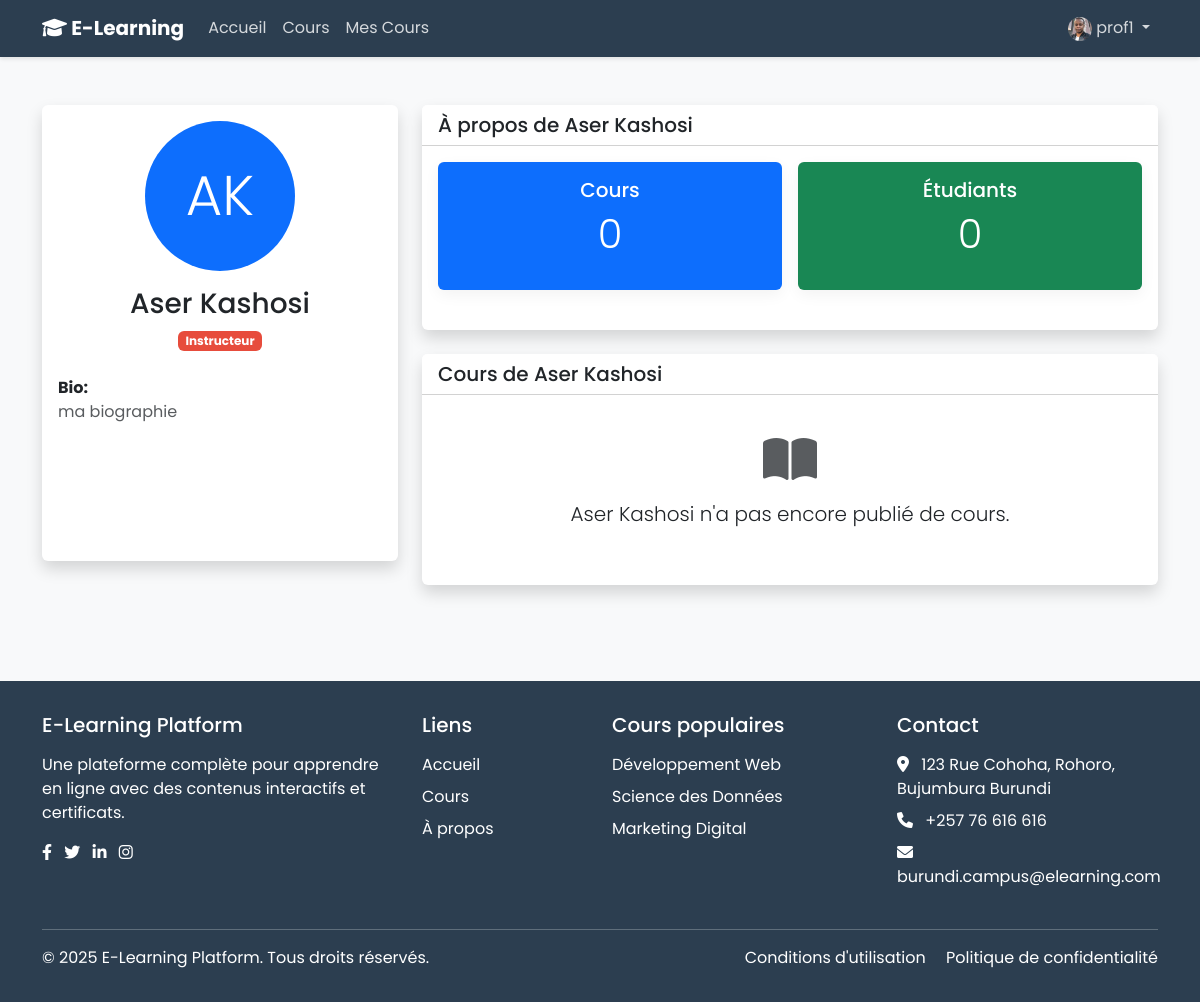
Before: /accounts/profile/test/ (signed in) with the older database file.
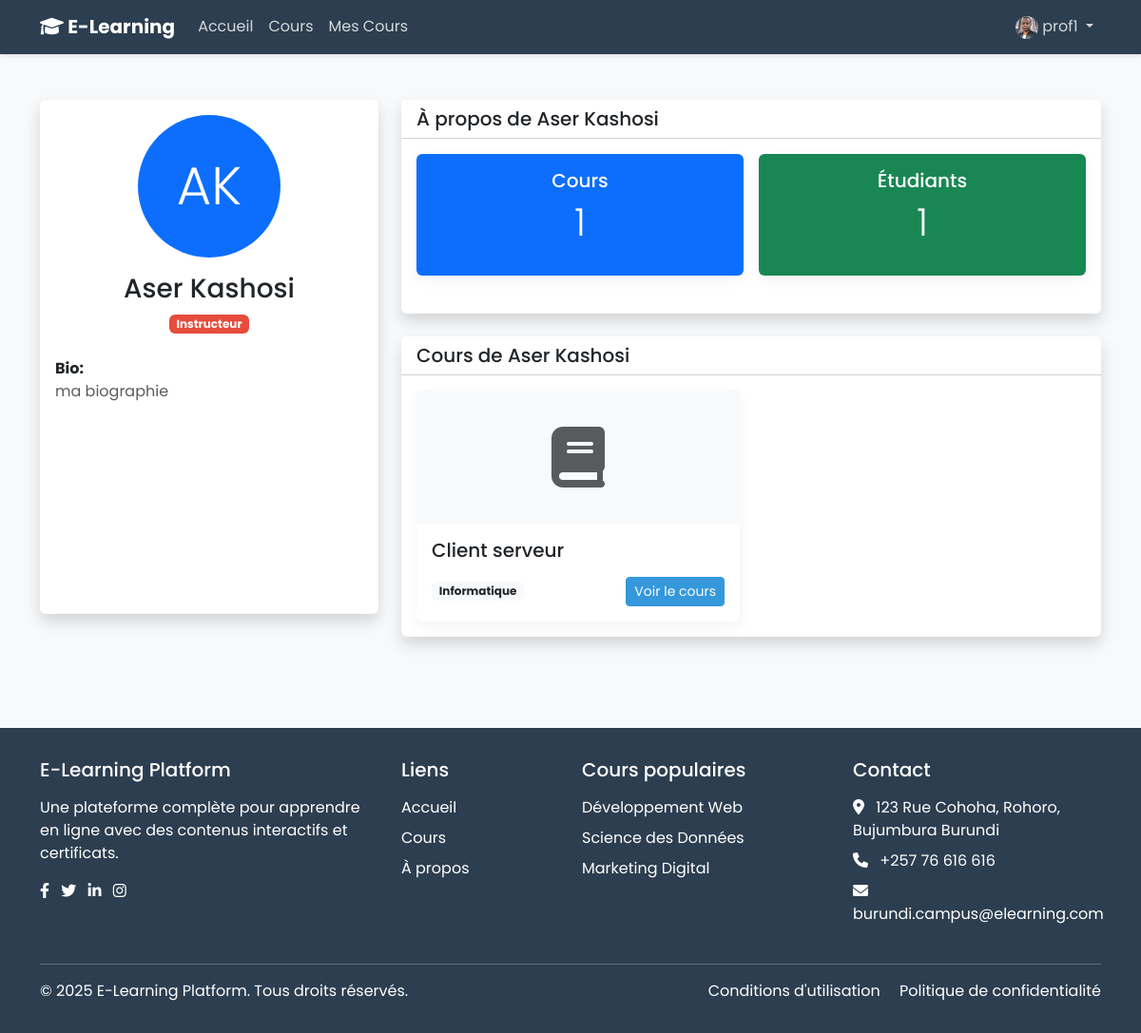
After: the same page with the newer database file.
### accounts/models.py (models this page shows, shortened)
class User(AbstractUser):
    is_student = models.BooleanField(default=False)
    is_instructor = models.BooleanField(default=False)
    bio = models.TextField(blank=True)
    profile_picture = models.ImageField(upload_to='profile_pics/', blank=True, null=True)

### courses/models.py (models this page shows, shortened)
class Course(models.Model):
    STATUS_CHOICES = (
        ('draft', 'Brouillon'),
        ('published', 'Publié'),
        ('archived', 'Archivé'),
    )
    LEVEL_CHOICES = (
        ('beginner', 'Débutant'),
        ('intermediate', 'Intermédiaire'),
        ('advanced', 'Avancé'),
    )
    title = models.CharField(max_length=200)
    slug = models.SlugField(max_length=200, unique=True)
    overview = models.TextField()
    created = models.DateTimeField(auto_now_add=True)
    updated = models.DateTimeField(auto_now=True)
    status = models.CharField(max_length=10, choices=STATUS_CHOICES, default='draft')
    category = models.ForeignKey(Category, related_name='courses', on_delete=models.CASCADE)
    instructor = models.ForeignKey(User, related_name='courses_created', on_delete=models.CASCADE)
    students = models.ManyToManyField(User, related_name='courses_enrolled', blank=True)
    level = models.CharField(max_length=15, choices=LEVEL_CHOICES, default='beginner')
    thumbnail = models.ImageField(upload_to='course_thumbnails/', blank=True, null=True)
    price = models.DecimalField(max_digits=10, decimal_places=2, default=0.00)
    discount_price = models.DecimalField(max_digits=10, decimal_places=2, blank=True, null=True)
    requirements = models.TextField(blank=True, help_text="Connaissances préalables nécessaires pour ce cours")
    objectives = models.TextField(blank=True, help_text="Objectifs d'apprentissage pour ce cours")
    duration = models.PositiveIntegerField(default=0, help_text="Durée estimée du cours en heures")
    class Meta:
        ordering = ['-created']

class Category(models.Model):
    name = models.CharField(max_length=100)
    slug = models.SlugField(max_length=100, unique=True)
    description = models.TextField(blank=True)
    def __str__(self):
        return self.name
    class Meta:
        verbose_name_plural = "Categories"

### accounts/views.py (the view)
# urls.py: path('profile/<str:username>/', views.profile_detail, name='profile_detail'),
def profile_detail(request, username):
    user = get_object_or_404(User, username=username)
    context = {'profile_user': user}
    if user.is_instructor:
        courses = Course.objects.filter(instructor=user, status='published')
        student_count = User.objects.filter(
            is_student=True,
            enrollments__course__instructor=user
        ).distinct().count()
        context.update({
            'courses': courses,
            'student_count': student_count,
        })
    return render(request, 'accounts/profile_detail.html', context)

### templates/accounts/profile_detail.html (shortened to what the changed rows need)
{% extends 'base.html' %}
{% block content %}
<div class="container py-5">
    <div class="row">
        <div class="col-lg-4 mb-4">
            <div class="card shadow h-100">
                <div class="card-body">
                    <div class="text-center mb-4">
                        {% if profile_user.profile_picture %}
                        <img src="{{ profile_user.profile_picture.url }}" alt="{{ profile_user.username }}" class="rounded-circle img-thumbnail" style="width: 150px; height: 150px; object-fit: cover;">
                        {% else %}
                        <div class="rounded-circle bg-primary d-flex align-items-center justify-content-center mx-auto" style="width: 150px; height: 150px;">
                            <span class="text-white display-4">{{ profile_user.first_name|first }}{{ profile_user.last_name|first }}</span>
                        </div>
                        {% endif %}
                        <h3 class="mt-3">{{ profile_user.get_full_name }}</h3>
                        {% if profile_user.is_instructor %}
                            <span class="badge instructor-badge">Instructeur</span>
                        {% else %}
                            <span class="badge student-badge">Étudiant</span>
                        {% endif %}
                    </div>
                    {% if profile_user.bio %}
                    <div class="mb-3">
                        <strong>Bio:</strong>
                        <p class="text-muted">{{ profile_user.bio }}</p>
                    </div>
                    {% endif %}
                </div>
            </div>
        </div>
        <div class="col-lg-8">
            {% if profile_user.is_instructor %}
                <div class="card shadow mb-4">
                    <div class="card-header bg-white">
                        <h5 class="mb-0">À propos de {{ profile_user.get_full_name }}</h5>
                    </div>
                    <div class="card-body">
                        <div class="row g-3 mb-4">
                            <div class="col-md-6">
                                <div class="card bg-primary text-white h-100">
                                    <div class="card-body text-center">
                                        <h5 class="card-title">Cours</h5>
                                        <p class="display-6">{{ courses.count }}</p>
                                    </div>
                                </div>
                            </div>
                            <div class="col-md-6">
                                <div class="card bg-success text-white h-100">
                                    <div class="card-body text-center">
                                        <h5 class="card-title">Étudiants</h5>
                                        <p class="display-6">{{ student_count }}</p>
                                    </div>
                                </div>
                            </div>
                        </div>
                    </div>
                </div>
                <div class="card shadow">
                    <div class="card-header bg-white">
                        <h5 class="mb-0">Cours de {{ profile_user.get_full_name }}</h5>
                    </div>
                    <div class="card-body">
                        {% if courses %}
                            <div class="row row-cols-1 row-cols-md-2 g-4">
                                {% for course in courses %}
                                <div class="col">
                                    <div class="card h-100">
                                        {% if course.image %}
                                        <img src="{{ course.image.url }}" class="card-img-top" alt="{{ course.title }}" style="height: 140px; object-fit: cover;">
                                        {% else %}
                                        <div class="bg-light d-flex align-items-center justify-content-center" style="height: 140px;">
                                            <i class="fas fa-book fa-4x text-muted"></i>
                                        </div>
                                        {% endif %}
                                        <div class="card-body">
                                            <h5 class="card-title">{{ course.title }}</h5>
                                            <div class="d-flex justify-content-between align-items-center">
                                                <span class="badge bg-light text-dark">{{ course.category }}</span>
                                                <a href="{% url 'courses:course_detail' course.slug %}" class="btn btn-sm btn-primary">Voir le cours</a>
                                            </div>
                                        </div>
                                    </div>
                                </div>
                                {% endfor %}
                            </div>
                        {% else %}
                            <div class="text-center py-4">
                                <i class="fas fa-book-open text-muted mb-3" style="font-size: 3rem;"></i>
                                <p class="lead">{{ profile_user.get_full_name }} n'a pas encore publié de cours.</p>
                            </div>
                        {% endif %}
                    </div>
                </div>
            {% endif %}
        </div>
    </div>
</div>
{% endblock %}

Changed rows visible on the page:
shown differently, row unchanged: User "Aser Kashosi": get_full_name "Aser Kashosi" → (not shown)
added Course: title "Client serveur", category "Informatique"
Other visible differences:
{{ courses.count }}: "0" → "1"
{{ student_count }}: "0" → "1"
text no longer shown: "n'a pas encore publié de cours."
